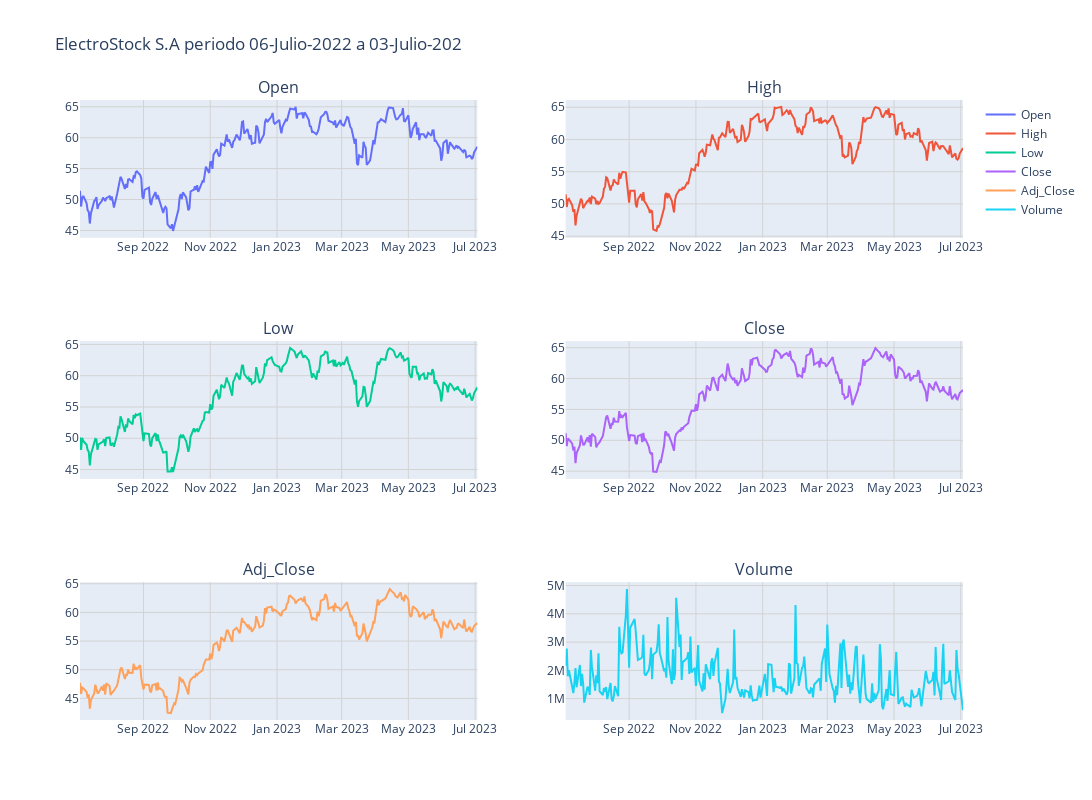

Here is the notebook cell this chart was saved with:
### Markdown cell above
# VISUALIZACIÓN DE DATOS

### Code cell
fig = make_subplots(rows=3, cols=2, subplot_titles=df.columns[1:])

# Iteramos sobre las columnas y agregamos un gráfico de líneas en cada subfigura
for i, column in enumerate(df.columns[1:]):
    row = i // 2 + 1
    col = i % 2 + 1
    fig.add_trace(go.Scatter(x=df['Date'], y=df[column], name=column), row=row, col=col)
    fig.update_xaxes(showgrid=True, gridcolor='lightgrey', row=row, col=col)
    fig.update_yaxes(showgrid=True, gridcolor='lightgrey', row=row, col=col)

fig.update_layout(height=800, width=1400, title_text= 'ElectroStock S.A periodo 06-Julio-2022 a 03-Julio-202')
fig.show()

### Figure 1 — Plotly figure (JSON) as saved in the notebook; plotly's stock layout.template omitted (floating-point values rounded to 4 significant figures; data arrays with more than 128 entries replaced by an {"elided": "..."} marker saying what was removed)
{"data": [{"name": "Open", "type": "scatter", "x": {"elided": "251 str values"}, "xaxis": "x", "y": {"elided": "251 float values"}, "yaxis": "y"}, {"name": "High", "type": "scatter", "x": {"elided": "251 str values"}, "xaxis": "x2", "y": {"elided": "251 float values"}, "yaxis": "y2"}, {"name": "Low", "type": "scatter", "x": {"elided": "251 str values"}, "xaxis": "x3", "y": {"elided": "251 float values"}, "yaxis": "y3"}, {"name": "Close", "type": "scatter", "x": {"elided": "251 str values"}, "xaxis": "x4", "y": {"elided": "251 float values"}, "yaxis": "y4"}, {"name": "Adj_Close", "type": "scatter", "x": {"elided": "251 str values"}, "xaxis": "x5", "y": {"elided": "251 float values"}, "yaxis": "y5"}, {"name": "Volume", "type": "scatter", "x": {"elided": "251 str values"}, "xaxis": "x6", "y": {"elided": "251 int values"}, "yaxis": "y6"}], "layout": {"annotations": [{"font": {"size": 16}, "showarrow": false, "text": "Open", "x": 0.225, "xanchor": "center", "xref": "paper", "y": 1, "yanchor": "bottom", "yref": "paper"}, {"font": {"size": 16}, "showarrow": false, "text": "High", "x": 0.775, "xanchor": "center", "xref": "paper", "y": 1, "yanchor": "bottom", "yref": "paper"}, {"font": {"size": 16}, "showarrow": false, "text": "Low", "x": 0.225, "xanchor": "center", "xref": "paper", "y": 0.6111, "yanchor": "bottom", "yref": "paper"}, {"font": {"size": 16}, "showarrow": false, "text": "Close", "x": 0.775, "xanchor": "center", "xref": "paper", "y": 0.6111, "yanchor": "bottom", "yref": "paper"}, {"font": {"size": 16}, "showarrow": false, "text": "Adj_Close", "x": 0.225, "xanchor": "center", "xref": "paper", "y": 0.2222, "yanchor": "bottom", "yref": "paper"}, {"font": {"size": 16}, "showarrow": false, "text": "Volume", "x": 0.775, "xanchor": "center", "xref": "paper", "y": 0.2222, "yanchor": "bottom", "yref": "paper"}], "height": 800, "title": {"text": "ElectroStock S.A periodo 06-Julio-2022 a 03-Julio-202"}, "width": 1400, "xaxis": {"anchor": "y", "domain": [0, 0.45], "gridcolor": "lightgrey", "showgrid": true}, "xaxis2": {"anchor": "y2", "domain": [0.55, 1], "gridcolor": "lightgrey", "showgrid": true}, "xaxis3": {"anchor": "y3", "domain": [0, 0.45], "gridcolor": "lightgrey", "showgrid": true}, "xaxis4": {"anchor": "y4", "domain": [0.55, 1], "gridcolor": "lightgrey", "showgrid": true}, "xaxis5": {"anchor": "y5", "domain": [0, 0.45], "gridcolor": "lightgrey", "showgrid": true}, "xaxis6": {"anchor": "y6", "domain": [0.55, 1], "gridcolor": "lightgrey", "showgrid": true}, "yaxis": {"anchor": "x", "domain": [0.7778, 1], "gridcolor": "lightgrey", "showgrid": true}, "yaxis2": {"anchor": "x2", "domain": [0.7778, 1], "gridcolor": "lightgrey", "showgrid": true}, "yaxis3": {"anchor": "x3", "domain": [0.3889, 0.6111], "gridcolor": "lightgrey", "showgrid": true}, "yaxis4": {"anchor": "x4", "domain": [0.3889, 0.6111], "gridcolor": "lightgrey", "showgrid": true}, "yaxis5": {"anchor": "x5", "domain": [0, 0.2222], "gridcolor": "lightgrey", "showgrid": true}, "yaxis6": {"anchor": "x6", "domain": [0, 0.2222], "gridcolor": "lightgrey", "showgrid": true}}}
